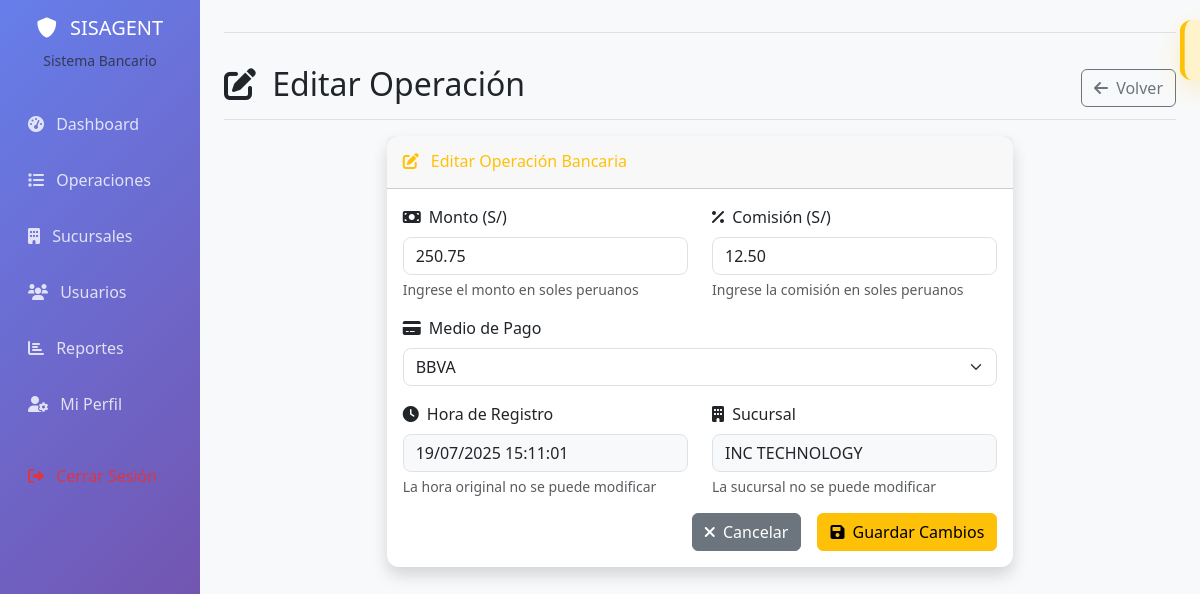
The page /operaciones/1/editar (signed in) on the database its author committed.
### app.py (models this page shows)
class Operacion(db.Model):
    id = db.Column(db.Integer, primary_key=True)
    monto = db.Column(db.Numeric(10, 2), nullable=False)
    comision = db.Column(db.Numeric(10, 2), nullable=False)
    medio = db.Column(db.String(20), nullable=False)
    hora = db.Column(db.DateTime, nullable=False)
    usuario_id = db.Column(db.Integer, db.ForeignKey('usuario.id'), nullable=False)
    sucursal_id = db.Column(db.Integer, db.ForeignKey('sucursal.id'), nullable=True)
    created_at = db.Column(db.DateTime, default=datetime.utcnow)

class Sucursal(db.Model):
    id = db.Column(db.Integer, primary_key=True)
    nombre = db.Column(db.String(100), nullable=False)
    direccion = db.Column(db.String(200))
    activa = db.Column(db.Boolean, default=True)
    created_at = db.Column(db.DateTime, default=datetime.utcnow)
    usuarios = db.relationship('Usuario', backref='sucursal', lazy=True)
    operaciones = db.relationship('Operacion', backref='sucursal', lazy=True)

### app.py (the view, shortened to what this page needs)
@app.route('/operaciones/<int:operacion_id>/editar', methods=['GET', 'POST'])
@login_required
def editar_operacion(operacion_id):
    operacion = Operacion.query.get_or_404(operacion_id)
    if not current_user.es_admin and operacion.sucursal_id != current_user.sucursal_id:
        flash('No tienes permisos para editar esta operación', 'error')
        return redirect(url_for('operaciones'))
    sucursales = Sucursal.query.filter_by(activa=True).all() if current_user.es_admin else None
    return render_template('editar_operacion.html', operacion=operacion, medios=MEDIOS_PAGO, sucursales=sucursales)

### app.py (called while the page is built)
@login_manager.user_loader
def load_user(user_id):
    return Usuario.query.get(int(user_id))

### templates/editar_operacion.html (shortened to what this page needs)
{% extends "base.html" %}
{% block content %}
<div class="d-flex justify-content-between flex-wrap flex-md-nowrap align-items-center pt-3 pb-2 mb-3 border-bottom">
    <h1 class="h2">
        <i class="fas fa-edit me-2"></i>
        Editar Operación
    </h1>
    <div class="btn-toolbar mb-2 mb-md-0">
        <a href="{{ url_for('operaciones') }}" class="btn btn-outline-secondary">
            <i class="fas fa-arrow-left me-1"></i>
            Volver
        </a>
    </div>
</div>
<div class="row justify-content-center">
    <div class="col-lg-8">
        <div class="card shadow">
            <div class="card-header py-3">
                <h6 class="m-0 font-weight-bold text-warning">
                    <i class="fas fa-edit me-2"></i>
                    Editar Operación Bancaria
                </h6>
            </div>
            <div class="card-body">
                <form method="POST" id="operacionForm">
                    <div class="row">
                        <div class="col-md-6 mb-3">
                            <label for="monto" class="form-label">
                                <i class="fas fa-money-bill me-1"></i>
                                Monto (S/)
                            </label>
                            <input type="number"
                                   class="form-control"
                                   id="monto"
                                   name="monto"
                                   step="0.01"
                                   min="0.01"
                                   required
                                   value="{{ "%.2f"|format(operacion.monto) }}"
                                   placeholder="0.00">
                            <div class="form-text">Ingrese el monto en soles peruanos</div>
                        </div>
                        <div class="col-md-6 mb-3">
                            <label for="comision" class="form-label">
                                <i class="fas fa-percentage me-1"></i>
                                Comisión (S/)
                            </label>
                            <input type="number"
                                   class="form-control"
                                   id="comision"
                                   name="comision"
                                   step="0.01"
                                   min="0"
                                   required
                                   value="{{ "%.2f"|format(operacion.comision) }}"
                                   placeholder="0.00">
                            <div class="form-text">Ingrese la comisión en soles peruanos</div>
                        </div>
                    </div>
                    <div class="mb-3">
                        <label for="medio" class="form-label">
                            <i class="fas fa-credit-card me-1"></i>
                            Medio de Pago
                        </label>
                        <select class="form-select" id="medio" name="medio" required>
                            {% for medio in medios %}
                            <option value="{{ medio }}" {% if operacion.medio == medio %}selected{% endif %}>
                                {{ medio }}
                            </option>
                            {% endfor %}
                        </select>
                    </div>
                    <div class="row">
                        <div class="col-md-6 mb-3">
                            <label class="form-label">
                                <i class="fas fa-clock me-1"></i>
                                Hora de Registro
                            </label>
                            <input type="text"
                                   class="form-control"
                                   value="{{ operacion.hora.strftime('%d/%m/%Y %H:%M:%S') }}"
                                   readonly
                                   style="background-color: #f8f9fa;">
                            <div class="form-text">La hora original no se puede modificar</div>
                        </div>
                        <div class="col-md-6 mb-3">
                            <label class="form-label">
                                <i class="fas fa-building me-1"></i>
                                Sucursal
                            </label>
                            <input type="text"
                                   class="form-control"
                                   value="{{ operacion.sucursal.nombre }}"
                                   readonly
                                   style="background-color: #f8f9fa;">
                            <div class="form-text">La sucursal no se puede modificar</div>
                        </div>
                    </div>
                    <div class="d-grid gap-2 d-md-flex justify-content-md-end">
                        <a href="{{ url_for('operaciones') }}" class="btn btn-secondary me-md-2">
                            <i class="fas fa-times me-1"></i>
                            Cancelar
                        </a>
                        <button type="submit" class="btn btn-warning">
                            <i class="fas fa-save me-1"></i>
                            Guardar Cambios
                        </button>
                    </div>
                </form>
            </div>
        </div>
    </div>
</div>
{% endblock %}

### templates/base.html (style rules this page uses)
.card { border: none; box-shadow: 0 0.125rem 0.25rem rgba(0, 0, 0, 0.075); border-radius: 0.75rem; }
.form-control, .form-select { border-radius: 0.5rem; border: 1px solid #dee2e6; }

### rows shown on the page
Operacion: monto "250.75", comision "12.50", medio "BBVA", hora "19/07/2025 15:11:01"
Sucursal: sucursal.nombre "INC TECHNOLOGY"
